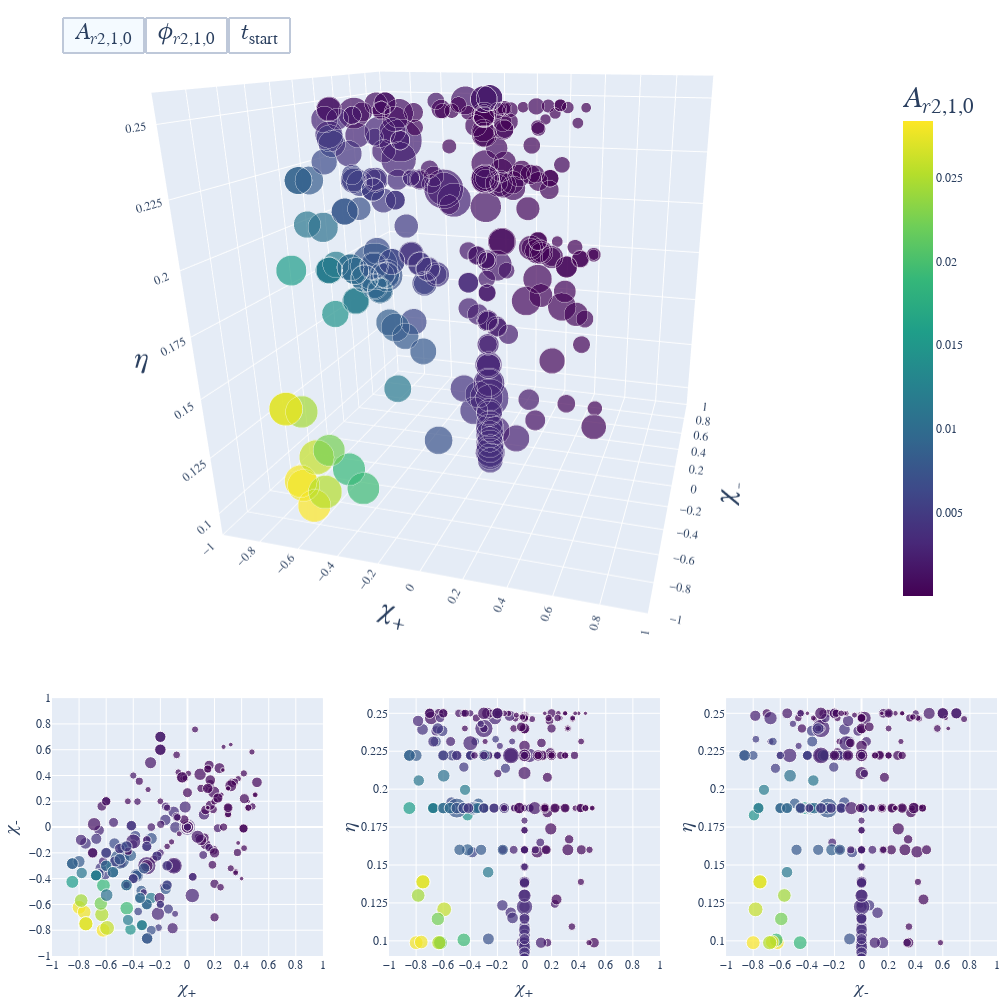

Notebook code cell kept with this figure:
### Code cell
from plotly.subplots import make_subplots
import plotly.graph_objects as go

row_r = 1/3.5

fig = make_subplots(
    rows=2, cols=3,
    specs=[[{'type': 'scene', 'colspan': 3}, None, None],
           [{'type': 'xy'}, {'type': 'xy'}, {'type': 'xy'}], ],
    row_heights = [1-row_r, row_r],
    vertical_spacing= 0.05,
    horizontal_spacing= 0.07,
    # column_widths = 800,
    # row_heights = 800
    )


df_plot = df_mode_3D_full_full

chi_p = df_plot['chi_p']
chi_m = df_plot['chi_m']
eta = df_plot['eta']
range_invs = ['A_range_inv', 'phi_range_inv', 'A_range_inv']

colorscales = ['Viridis', 'Viridis', 'inferno']
color_vars = ['A_med', 'phase_unwrapped', 't_flat_start']
color_bar_labels = [f'𝐴<sub>{mode_string_plot}</sub>', f'𝜙<sub>{mode_string_plot}</sub>', f'𝑡<sub>start</sub>/𝑀']
button_labels = [f'𝐴<sub>{mode_string_plot}</sub>', f'𝜙<sub>{mode_string_plot}</sub>', f'𝑡<sub>start</sub>']
visibles = [True] + (len(button_labels)-1)*[False]

for iii, color_var in enumerate(color_vars):

    fig1 = go.Scatter3d(x = chi_p, y = chi_m, z = eta, mode = 'markers',
                        marker = dict(size = df_plot[range_invs[iii]]**(1/3), sizeref = max(df_plot[range_invs[iii]])**(1/3)/32.5, 
                        color = df_plot[color_var], colorscale = colorscales[iii], showscale = True,
                        colorbar_x = 0.89,
                        colorbar_y = 2.6/4,
                        colorbar_len = 2.25/4,
                        colorbar_title = color_bar_labels[iii],
                        colorbar_titlefont = dict(size = 30)
                        ),
                        showlegend = False,
                        customdata = np.stack((df_plot['SXS_num'], df_plot['A_med'],
                                            df_plot['phi_med_adj'], df_plot['A_range'], df_plot['phi_range'],
                                            df_plot['t_flat_start']), axis = -1),
                        hovertemplate = r'SXS:BBH:%{customdata[0]:04}<br>'
                                        r'<br>'
                                        r'𝐴: %{customdata[1]:.4e}<br>'
                                        r'𝜙: %{customdata[2]:.4f}<br>'
                                        r'𝛿𝐴: %{customdata[3]:.4e}<br>'
                                        r'𝛿𝜙 %{customdata[4]:.4e}<br>'
                                        r'𝑡<sub>start</sub>: %{customdata[5]:.1f} 𝑀<br>'
                                        r'<br>'
                                        r'𝜂: %{z:.4f}<br>'
                                        r'𝜒<sub>+</sub>: %{x:.4f}<br>'
                                        r'𝜒<sub>-</sub>: %{y:.4f}<extra></extra>',
                        visible = visibles[iii],
                        )

    small_marker_dict = dict(size = df_plot[range_invs[iii]]**(1/3), sizeref = max(df_plot[range_invs[iii]])**(1/3)/20.0,
                             color = df_plot[color_var], colorscale = colorscales[iii])

    fig2 = go.Scatter(x = chi_p, y = chi_m, mode = 'markers',
                        marker = small_marker_dict,
                        customdata = np.stack((df_plot['SXS_num'], df_plot['A_med'],
                                            df_plot['phi_med_adj'], df_plot['A_range'], df_plot['phi_range'],
                                            df_plot['eta'], df_plot['t_flat_start']), axis = -1),
                        hovertemplate = r'SXS:BBH:%{customdata[0]:04}<br>'
                                        r'<br>'
                                        r'𝐴: %{customdata[1]:.4e}<br>'
                                        r'𝜙: %{customdata[2]:.4f}<br>'
                                        r'𝛿𝐴: %{customdata[3]:.4e}<br>'
                                        r'𝛿𝜙: %{customdata[4]:.4e}<br>'
                                        r'𝑡<sub>start</sub>: %{customdata[6]:.1f} 𝑀<br>'
                                        r'<br>'
                                        r'𝜂: %{customdata[5]:.4f}<br>'
                                        r'𝜒<sub>+</sub>: %{x:.4f}<br>'
                                        r'𝜒<sub>-</sub>: %{y:.4f}<extra></extra>',
                        visible = visibles[iii],
                        showlegend = False)

    fig3 = go.Scatter(x = chi_p, y = eta, mode = 'markers',
                        marker = small_marker_dict,
                        customdata = np.stack((df_plot['SXS_num'], df_plot['A_med'],
                                                df_plot['phi_med_adj'], df_plot['A_range'], df_plot['phi_range'],
                                                df_plot['chi_m'], df_plot['t_flat_start']), axis = -1),
                        hovertemplate = r'SXS:BBH:%{customdata[0]:04}<br>'
                                        r'<br>'
                                        r'𝐴: %{customdata[1]:.4e}<br>'
                                        r'𝜙: %{customdata[2]:.4f}<br>'
                                        r'𝛿𝐴: %{customdata[3]:.4e}<br>'
                                        r'𝛿𝜙: %{customdata[4]:.4e}<br>'
                                        r'𝑡<sub>start</sub>: %{customdata[6]:.1f} 𝑀<br>'
                                        r'<br>'
                                        r'𝜂: %{y:.4f}<br>'
                                        r'𝜒<sub>+</sub>: %{x:.4f}<br>'
                                        r'𝜒<sub>-</sub>: %{customdata[5]:.4f}<extra></extra>',
                        visible = visibles[iii],
                        showlegend = False)

    fig4 = go.Scatter(x = chi_m, y = eta, mode = 'markers',
                        marker = small_marker_dict,
                        customdata = np.stack((df_plot['SXS_num'], df_plot['A_med'],
                                                df_plot['phi_med'], df_plot['A_range'], df_plot['phi_range'],
                                                df_plot['chi_p'], df_plot['t_flat_start']), axis = -1),
                        hovertemplate = r'SXS:BBH:%{customdata[0]:04}<br>'
                                        r'<br>'
                                        r'𝐴: %{customdata[1]:.4e}<br>'
                                        r'𝜙: %{customdata[2]:.4f}<br>'
                                        r'𝛿𝐴: %{customdata[3]:.4e}<br>'
                                        r'𝛿𝜙: %{customdata[4]:.4e}<br>'
                                        r'𝑡<sub>start</sub>: %{customdata[6]:.1f} 𝑀<br>'
                                        r'<br>'
                                        r'𝜂: %{y:.4f}<br>'
                                        r'𝜒<sub>+</sub>: %{customdata[5]:.4f}<br>'
                                        r'𝜒<sub>-</sub>: %{x:.4f}<extra></extra>',
                        visible = visibles[iii],
                        showlegend = False)

    fig.add_trace(fig1, row = 1, col = 1)
    fig.add_trace(fig2, row = 2, col = 1)
    fig.add_trace(fig3, row = 2, col = 2)
    fig.add_trace(fig4, row = 2, col = 3)

fig.update_layout(
        margin = dict(l=0, r=0, t=0, b=0),
        width = 1000, height = 1000,
        # coloraxis_colorbar_y = 0.5
        )

fig.update_layout(
        scene = dict(
            xaxis = dict(title = r'𝜒<sub>+</sub>', titlefont = dict(size=30),
                         tick0 = -0.8, dtick = 0.2,
                         range = [-1.0, 1.0]),
            yaxis = dict(title = r'𝜒<sub>-</sub>', titlefont = dict(size=30),
                         tick0 = -0.8, dtick = 0.2,
                         range = [-1.0, 1.0]),
            zaxis = dict(title = r'𝜂', titlefont = dict(size=30),
                        tick0 = 0.1, dtick = 0.025, 
                        range = [0.09, 0.26]),
                    ),
        font_family = 'Geneva',
        xaxis1 = dict(title = r'𝜒<sub>+</sub>', titlefont = dict(size=20),
                      tick0 = -0.8, dtick = 0.2,
                         range = [-1.0, 1.0]),
        yaxis1 = dict(title = r'𝜒<sub>-</sub>', titlefont = dict(size=20),
                      tick0 = -0.8, dtick = 0.2,
                         range = [-1.0, 1.0]),
        xaxis2 = dict(title = r'𝜒<sub>+</sub>', titlefont = dict(size=20),
                      tick0 = -0.8, dtick = 0.2,
                            range = [-1.0, 1.0]),
        yaxis2 = dict(title = r'𝜂', titlefont = dict(size=20),
                      tick0 = 0.1, dtick = 0.025,
                            range = [0.09, 0.26],
                        title_standoff = 0),
        xaxis3 = dict(title = r'𝜒<sub>-</sub>', titlefont = dict(size=20),
                        tick0 = -0.8, dtick = 0.2,
                        range = [-1.0, 1.0]),
        yaxis3 = dict(title = r'𝜂', titlefont = dict(size = 20),
                      tick0 = 0.1, dtick = 0.025,
                            range = [0.09, 0.26],
                            title_standoff = 0),)

zoomout = 1.2

camera = dict(
    eye = dict(x = 0.5*zoomout, y = -1.5*zoomout, z = 0.5*zoomout),
    center = dict(x = 0.1, y = 0, z = -0.1),
              )

fig.update_layout(scene_camera = camera)

config = {
  'toImageButtonOptions': {
    'format': 'jpeg', # one of png, svg, jpeg, webp
    # 'filename': 'custom_image',
    'scale': 15 # Multiply title/legend/axis/canvas sizes by this factor
  }
}

buttons = []
for i, button_label in enumerate(button_labels):
    button_dict = dict(
        label = button_label,
        method = 'update',
        args = [{"visible": [0 <= j/4 - i < 1 for j in range(4*len(button_labels))]}],
    )
    buttons.append(button_dict)

fig.update_layout(
    updatemenus=[
        dict(
            type="buttons",
            direction="right",
            font = dict(size = 24),
            borderwidth = 2,
            x=0.01,
            y=0.99,
            buttons=buttons,
            xanchor="left",
            yanchor="top",
            showactive=True,
            active = 0,
        )
    ]
)


fig.show(config = config)

# fig.write_html(f'../../docs/mode_plots/plotly_{mode_string_pro}.html', full_html=False, include_plotlyjs='cdn')

### Figure 1 — Plotly figure (JSON) as saved in the notebook; plotly's stock layout.template omitted (floating-point values rounded to 4 significant figures; data arrays with more than 128 entries replaced by an {"elided": "..."} marker saying what was removed)
{"data": [{"customdata": {"elided": "276x6 float values"}, "hovertemplate": "SXS:BBH:%{customdata[0]:04}<br><br>𝐴: %{customdata[1]:.4e}<br>𝜙: %{customdata[2]:.4f}<br>𝛿𝐴: %{customdata[3]:.4e}<br>𝛿𝜙 %{customdata[4]:.4e}<br>𝑡<sub>start</sub>: %{customdata[5]:.1f} 𝑀<br><br>𝜂: %{z:.4f}<br>𝜒<sub>+</sub>: %{x:.4f}<br>𝜒<sub>-</sub>: %{y:.4f}<extra></extra>", "marker": {"color": {"elided": "276 float values"}, "colorbar": {"len": 0.5625, "title": {"font": {"size": 30}, "text": "𝐴<sub>𝑟2,1,0</sub>"}, "x": 0.89, "y": 0.65}, "colorscale": [[0, "#440154"], [0.1111, "#482878"], [0.2222, "#3e4989"], [0.3333, "#31688e"], [0.4444, "#26828e"], [0.5556, "#1f9e89"], [0.6667, "#35b779"], [0.7778, "#6ece58"], [0.8889, "#b5de2b"], [1, "#fde725"]], "showscale": true, "size": {"elided": "276 float values"}, "sizeref": 0.1554}, "mode": "markers", "scene": "scene", "showlegend": false, "type": "scatter3d", "visible": true, "x": {"elided": "276 float values"}, "y": {"elided": "276 float values"}, "z": {"elided": "276 float values"}}, {"customdata": {"elided": "276x7 float values"}, "hovertemplate": "SXS:BBH:%{customdata[0]:04}<br><br>𝐴: %{customdata[1]:.4e}<br>𝜙: %{customdata[2]:.4f}<br>𝛿𝐴: %{customdata[3]:.4e}<br>𝛿𝜙: %{customdata[4]:.4e}<br>𝑡<sub>start</sub>: %{customdata[6]:.1f} 𝑀<br><br>𝜂: %{customdata[5]:.4f}<br>𝜒<sub>+</sub>: %{x:.4f}<br>𝜒<sub>-</sub>: %{y:.4f}<extra></extra>", "marker": {"color": {"elided": "276 float values"}, "colorscale": [[0, "#440154"], [0.1111, "#482878"], [0.2222, "#3e4989"], [0.3333, "#31688e"], [0.4444, "#26828e"], [0.5556, "#1f9e89"], [0.6667, "#35b779"], [0.7778, "#6ece58"], [0.8889, "#b5de2b"], [1, "#fde725"]], "size": {"elided": "276 float values"}, "sizeref": 0.2524}, "mode": "markers", "showlegend": false, "type": "scatter", "visible": true, "x": {"elided": "276 float values"}, "xaxis": "x", "y": {"elided": "276 float values"}, "yaxis": "y"}, {"customdata": {"elided": "276x7 float values"}, "hovertemplate": "SXS:BBH:%{customdata[0]:04}<br><br>𝐴: %{customdata[1]:.4e}<br>𝜙: %{customdata[2]:.4f}<br>𝛿𝐴: %{customdata[3]:.4e}<br>𝛿𝜙: %{customdata[4]:.4e}<br>𝑡<sub>start</sub>: %{customdata[6]:.1f} 𝑀<br><br>𝜂: %{y:.4f}<br>𝜒<sub>+</sub>: %{x:.4f}<br>𝜒<sub>-</sub>: %{customdata[5]:.4f}<extra></extra>", "marker": {"color": {"elided": "276 float values"}, "colorscale": [[0, "#440154"], [0.1111, "#482878"], [0.2222, "#3e4989"], [0.3333, "#31688e"], [0.4444, "#26828e"], [0.5556, "#1f9e89"], [0.6667, "#35b779"], [0.7778, "#6ece58"], [0.8889, "#b5de2b"], [1, "#fde725"]], "size": {"elided": "276 float values"}, "sizeref": 0.2524}, "mode": "markers", "showlegend": false, "type": "scatter", "visible": true, "x": {"elided": "276 float values"}, "xaxis": "x2", "y": {"elided": "276 float values"}, "yaxis": "y2"}, {"customdata": {"elided": "276x7 float values"}, "hovertemplate": "SXS:BBH:%{customdata[0]:04}<br><br>𝐴: %{customdata[1]:.4e}<br>𝜙: %{customdata[2]:.4f}<br>𝛿𝐴: %{customdata[3]:.4e}<br>𝛿𝜙: %{customdata[4]:.4e}<br>𝑡<sub>start</sub>: %{customdata[6]:.1f} 𝑀<br><br>𝜂: %{y:.4f}<br>𝜒<sub>+</sub>: %{customdata[5]:.4f}<br>𝜒<sub>-</sub>: %{x:.4f}<extra></extra>", "marker": {"color": {"elided": "276 float values"}, "colorscale": [[0, "#440154"], [0.1111, "#482878"], [0.2222, "#3e4989"], [0.3333, "#31688e"], [0.4444, "#26828e"], [0.5556, "#1f9e89"], [0.6667, "#35b779"], [0.7778, "#6ece58"], [0.8889, "#b5de2b"], [1, "#fde725"]], "size": {"elided": "276 float values"}, "sizeref": 0.2524}, "mode": "markers", "showlegend": false, "type": "scatter", "visible": true, "x": {"elided": "276 float values"}, "xaxis": "x3", "y": {"elided": "276 float values"}, "yaxis": "y3"}, {"customdata": {"elided": "276x6 float values"}, "hovertemplate": "SXS:BBH:%{customdata[0]:04}<br><br>𝐴: %{customdata[1]:.4e}<br>𝜙: %{customdata[2]:.4f}<br>𝛿𝐴: %{customdata[3]:.4e}<br>𝛿𝜙 %{customdata[4]:.4e}<br>𝑡<sub>start</sub>: %{customdata[5]:.1f} 𝑀<br><br>𝜂: %{z:.4f}<br>𝜒<sub>+</sub>: %{x:.4f}<br>𝜒<sub>-</sub>: %{y:.4f}<extra></extra>", "marker": {"color": {"elided": "276 float values"}, "colorbar": {"len": 0.5625, "title": {"font": {"size": 30}, "text": "𝜙<sub>𝑟2,1,0</sub>"}, "x": 0.89, "y": 0.65}, "colorscale": [[0, "#440154"], [0.1111, "#482878"], [0.2222, "#3e4989"], [0.3333, "#31688e"], [0.4444, "#26828e"], [0.5556, "#1f9e89"], [0.6667, "#35b779"], [0.7778, "#6ece58"], [0.8889, "#b5de2b"], [1, "#fde725"]], "showscale": true, "size": {"elided": "276 float values"}, "sizeref": 0.1373}, "mode": "markers", "scene": "scene", "showlegend": false, "type": "scatter3d", "visible": false, "x": {"elided": "276 float values"}, "y": {"elided": "276 float values"}, "z": {"elided": "276 float values"}}, {"customdata": {"elided": "276x7 float values"}, "hovertemplate": "SXS:BBH:%{customdata[0]:04}<br><br>𝐴: %{customdata[1]:.4e}<br>𝜙: %{customdata[2]:.4f}<br>𝛿𝐴: %{customdata[3]:.4e}<br>𝛿𝜙: %{customdata[4]:.4e}<br>𝑡<sub>start</sub>: %{customdata[6]:.1f} 𝑀<br><br>𝜂: %{customdata[5]:.4f}<br>𝜒<sub>+</sub>: %{x:.4f}<br>𝜒<sub>-</sub>: %{y:.4f}<extra></extra>", "marker": {"color": {"elided": "276 float values"}, "colorscale": [[0, "#440154"], [0.1111, "#482878"], [0.2222, "#3e4989"], [0.3333, "#31688e"], [0.4444, "#26828e"], [0.5556, "#1f9e89"], [0.6667, "#35b779"], [0.7778, "#6ece58"], [0.8889, "#b5de2b"], [1, "#fde725"]], "size": {"elided": "276 float values"}, "sizeref": 0.2232}, "mode": "markers", "showlegend": false, "type": "scatter", "visible": false, "x": {"elided": "276 float values"}, "xaxis": "x", "y": {"elided": "276 float values"}, "yaxis": "y"}, {"customdata": {"elided": "276x7 float values"}, "hovertemplate": "SXS:BBH:%{customdata[0]:04}<br><br>𝐴: %{customdata[1]:.4e}<br>𝜙: %{customdata[2]:.4f}<br>𝛿𝐴: %{customdata[3]:.4e}<br>𝛿𝜙: %{customdata[4]:.4e}<br>𝑡<sub>start</sub>: %{customdata[6]:.1f} 𝑀<br><br>𝜂: %{y:.4f}<br>𝜒<sub>+</sub>: %{x:.4f}<br>𝜒<sub>-</sub>: %{customdata[5]:.4f}<extra></extra>", "marker": {"color": {"elided": "276 float values"}, "colorscale": [[0, "#440154"], [0.1111, "#482878"], [0.2222, "#3e4989"], [0.3333, "#31688e"], [0.4444, "#26828e"], [0.5556, "#1f9e89"], [0.6667, "#35b779"], [0.7778, "#6ece58"], [0.8889, "#b5de2b"], [1, "#fde725"]], "size": {"elided": "276 float values"}, "sizeref": 0.2232}, "mode": "markers", "showlegend": false, "type": "scatter", "visible": false, "x": {"elided": "276 float values"}, "xaxis": "x2", "y": {"elided": "276 float values"}, "yaxis": "y2"}, {"customdata": {"elided": "276x7 float values"}, "hovertemplate": "SXS:BBH:%{customdata[0]:04}<br><br>𝐴: %{customdata[1]:.4e}<br>𝜙: %{customdata[2]:.4f}<br>𝛿𝐴: %{customdata[3]:.4e}<br>𝛿𝜙: %{customdata[4]:.4e}<br>𝑡<sub>start</sub>: %{customdata[6]:.1f} 𝑀<br><br>𝜂: %{y:.4f}<br>𝜒<sub>+</sub>: %{customdata[5]:.4f}<br>𝜒<sub>-</sub>: %{x:.4f}<extra></extra>", "marker": {"color": {"elided": "276 float values"}, "colorscale": [[0, "#440154"], [0.1111, "#482878"], [0.2222, "#3e4989"], [0.3333, "#31688e"], [0.4444, "#26828e"], [0.5556, "#1f9e89"], [0.6667, "#35b779"], [0.7778, "#6ece58"], [0.8889, "#b5de2b"], [1, "#fde725"]], "size": {"elided": "276 float values"}, "sizeref": 0.2232}, "mode": "markers", "showlegend": false, "type": "scatter", "visible": false, "x": {"elided": "276 float values"}, "xaxis": "x3", "y": {"elided": "276 float values"}, "yaxis": "y3"}, {"customdata": {"elided": "276x6 float values"}, "hovertemplate": "SXS:BBH:%{customdata[0]:04}<br><br>𝐴: %{customdata[1]:.4e}<br>𝜙: %{customdata[2]:.4f}<br>𝛿𝐴: %{customdata[3]:.4e}<br>𝛿𝜙 %{customdata[4]:.4e}<br>𝑡<sub>start</sub>: %{customdata[5]:.1f} 𝑀<br><br>𝜂: %{z:.4f}<br>𝜒<sub>+</sub>: %{x:.4f}<br>𝜒<sub>-</sub>: %{y:.4f}<extra></extra>", "marker": {"color": {"elided": "276 float values"}, "colorbar": {"len": 0.5625, "title": {"font": {"size": 30}, "text": "𝑡<sub>start</sub>/𝑀"}, "x": 0.89, "y": 0.65}, "colorscale": [[0, "#000004"], [0.1111, "#1b0c41"], [0.2222, "#4a0c6b"], [0.3333, "#781c6d"], [0.4444, "#a52c60"], [0.5556, "#cf4446"], [0.6667, "#ed6925"], [0.7778, "#fb9b06"], [0.8889, "#f7d13d"], [1, "#fcffa4"]], "showscale": true, "size": {"elided": "276 float values"}, "sizeref": 0.1554}, "mode": "markers", "scene": "scene", "showlegend": false, "type": "scatter3d", "visible": false, "x": {"elided": "276 float values"}, "y": {"elided": "276 float values"}, "z": {"elided": "276 float values"}}, {"customdata": {"elided": "276x7 float values"}, "hovertemplate": "SXS:BBH:%{customdata[0]:04}<br><br>𝐴: %{customdata[1]:.4e}<br>𝜙: %{customdata[2]:.4f}<br>𝛿𝐴: %{customdata[3]:.4e}<br>𝛿𝜙: %{customdata[4]:.4e}<br>𝑡<sub>start</sub>: %{customdata[6]:.1f} 𝑀<br><br>𝜂: %{customdata[5]:.4f}<br>𝜒<sub>+</sub>: %{x:.4f}<br>𝜒<sub>-</sub>: %{y:.4f}<extra></extra>", "marker": {"color": {"elided": "276 float values"}, "colorscale": [[0, "#000004"], [0.1111, "#1b0c41"], [0.2222, "#4a0c6b"], [0.3333, "#781c6d"], [0.4444, "#a52c60"], [0.5556, "#cf4446"], [0.6667, "#ed6925"], [0.7778, "#fb9b06"], [0.8889, "#f7d13d"], [1, "#fcffa4"]], "size": {"elided": "276 float values"}, "sizeref": 0.2524}, "mode": "markers", "showlegend": false, "type": "scatter", "visible": false, "x": {"elided": "276 float values"}, "xaxis": "x", "y": {"elided": "276 float values"}, "yaxis": "y"}, {"customdata": {"elided": "276x7 float values"}, "hovertemplate": "SXS:BBH:%{customdata[0]:04}<br><br>𝐴: %{customdata[1]:.4e}<br>𝜙: %{customdata[2]:.4f}<br>𝛿𝐴: %{customdata[3]:.4e}<br>𝛿𝜙: %{customdata[4]:.4e}<br>𝑡<sub>start</sub>: %{customdata[6]:.1f} 𝑀<br><br>𝜂: %{y:.4f}<br>𝜒<sub>+</sub>: %{x:.4f}<br>𝜒<sub>-</sub>: %{customdata[5]:.4f}<extra></extra>", "marker": {"color": {"elided": "276 float values"}, "colorscale": [[0, "#000004"], [0.1111, "#1b0c41"], [0.2222, "#4a0c6b"], [0.3333, "#781c6d"], [0.4444, "#a52c60"], [0.5556, "#cf4446"], [0.6667, "#ed6925"], [0.7778, "#fb9b06"], [0.8889, "#f7d13d"], [1, "#fcffa4"]], "size": {"elided": "276 float values"}, "sizeref": 0.2524}, "mode": "markers", "showlegend": false, "type": "scatter", "visible": false, "x": {"elided": "276 float values"}, "xaxis": "x2", "y": {"elided": "276 float values"}, "yaxis": "y2"}, {"customdata": {"elided": "276x7 float values"}, "hovertemplate": "SXS:BBH:%{customdata[0]:04}<br><br>𝐴: %{customdata[1]:.4e}<br>𝜙: %{customdata[2]:.4f}<br>𝛿𝐴: %{customdata[3]:.4e}<br>𝛿𝜙: %{customdata[4]:.4e}<br>𝑡<sub>start</sub>: %{customdata[6]:.1f} 𝑀<br><br>𝜂: %{y:.4f}<br>𝜒<sub>+</sub>: %{customdata[5]:.4f}<br>𝜒<sub>-</sub>: %{x:.4f}<extra></extra>", "marker": {"color": {"elided": "276 float values"}, "colorscale": [[0, "#000004"], [0.1111, "#1b0c41"], [0.2222, "#4a0c6b"], [0.3333, "#781c6d"], [0.4444, "#a52c60"], [0.5556, "#cf4446"], [0.6667, "#ed6925"], [0.7778, "#fb9b06"], [0.8889, "#f7d13d"], [1, "#fcffa4"]], "size": {"elided": "276 float values"}, "sizeref": 0.2524}, "mode": "markers", "showlegend": false, "type": "scatter", "visible": false, "x": {"elided": "276 float values"}, "xaxis": "x3", "y": {"elided": "276 float values"}, "yaxis": "y3"}], "layout": {"font": {"family": "Geneva"}, "height": 1000, "margin": {"b": 0, "l": 0, "r": 0, "t": 0}, "scene": {"camera": {"center": {"x": 0.1, "y": 0, "z": -0.1}, "eye": {"x": 0.6, "y": -1.8, "z": 0.6}}, "domain": {"x": [0, 1], "y": [0.3214, 1]}, "xaxis": {"dtick": 0.2, "range": [-1, 1], "tick0": -0.8, "title": {"font": {"size": 30}, "text": "𝜒<sub>+</sub>"}}, "yaxis": {"dtick": 0.2, "range": [-1, 1], "tick0": -0.8, "title": {"font": {"size": 30}, "text": "𝜒<sub>-</sub>"}}, "zaxis": {"dtick": 0.025, "range": [0.09, 0.26], "tick0": 0.1, "title": {"font": {"size": 30}, "text": "𝜂"}}}, "updatemenus": [{"active": 0, "borderwidth": 2, "buttons": [{"args": [{"visible": [true, true, true, true, false, false, false, false, false, false, false, false]}], "label": "𝐴<sub>𝑟2,1,0</sub>", "method": "update"}, {"args": [{"visible": [false, false, false, false, true, true, true, true, false, false, false, false]}], "label": "𝜙<sub>𝑟2,1,0</sub>", "method": "update"}, {"args": [{"visible": [false, false, false, false, false, false, false, false, true, true, true, true]}], "label": "𝑡<sub>start</sub>", "method": "update"}], "direction": "right", "font": {"size": 24}, "showactive": true, "type": "buttons", "x": 0.01, "xanchor": "left", "y": 0.99, "yanchor": "top"}], "width": 1000, "xaxis": {"anchor": "y", "domain": [0, 0.2867], "dtick": 0.2, "range": [-1, 1], "tick0": -0.8, "title": {"font": {"size": 20}, "text": "𝜒<sub>+</sub>"}}, "xaxis2": {"anchor": "y2", "domain": [0.3567, 0.6433], "dtick": 0.2, "range": [-1, 1], "tick0": -0.8, "title": {"font": {"size": 20}, "text": "𝜒<sub>+</sub>"}}, "xaxis3": {"anchor": "y3", "domain": [0.7133, 1], "dtick": 0.2, "range": [-1, 1], "tick0": -0.8, "title": {"font": {"size": 20}, "text": "𝜒<sub>-</sub>"}}, "yaxis": {"anchor": "x", "domain": [0, 0.2714], "dtick": 0.2, "range": [-1, 1], "tick0": -0.8, "title": {"font": {"size": 20}, "text": "𝜒<sub>-</sub>"}}, "yaxis2": {"anchor": "x2", "domain": [0, 0.2714], "dtick": 0.025, "range": [0.09, 0.26], "tick0": 0.1, "title": {"font": {"size": 20}, "standoff": 0, "text": "𝜂"}}, "yaxis3": {"anchor": "x3", "domain": [0, 0.2714], "dtick": 0.025, "range": [0.09, 0.26], "tick0": 0.1, "title": {"font": {"size": 20}, "standoff": 0, "text": "𝜂"}}}}
